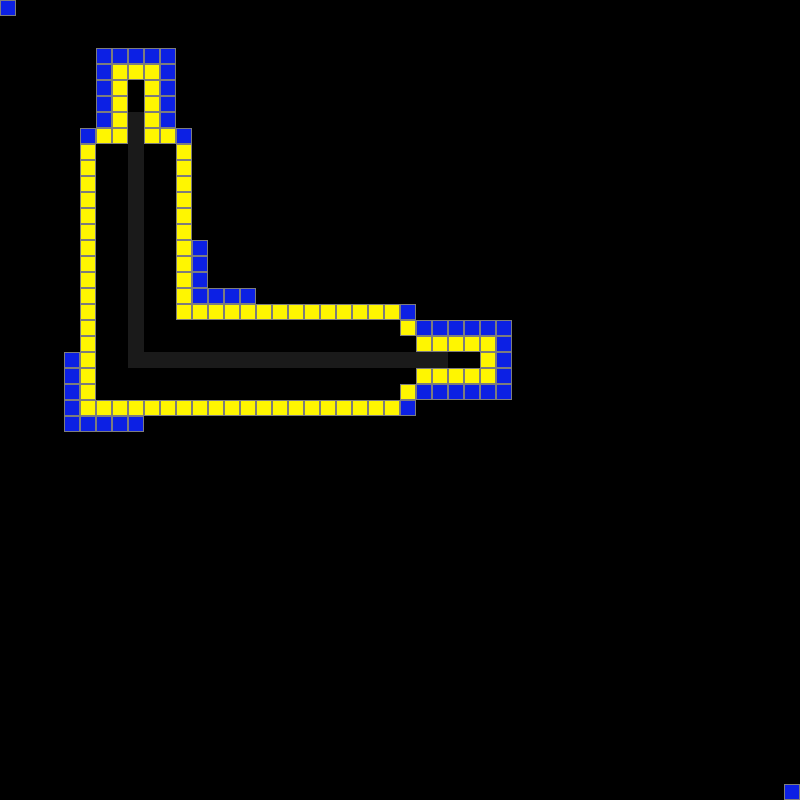

The image is a tile-based game level rendered from a .tmx file. Its description and source (layers, tilesets, objects; grid data summarised) follow:
An orthogonal 50x50 tile map with 16x16 px tiles, 1 tile layer (Tile Layer 1) and 1 object.

<map version="1.0" orientation="orthogonal" width="50" height="50" tilewidth="16" tileheight="16">
 <tileset firstgid="1" name="Simple" tilewidth="16" tileheight="16">
  <image source="simpleAtlas.png" width="128" height="128" />
 </tileset>
 <layer name="Tile Layer 1" width="50" height="50">
  <data>[2500 cells, 171 non-empty, 3 distinct tile ids]</data>
 </layer>
 <objectgroup name="Object Layer 1" width="50" height="50">
  <object x="440" y="359">
   <polyline points="0,0 -16,0 -32,0 -48,0 -64,0 -80,0 -96,0 -112,0 -128,0 -144,0 -160,0 -176,0 -192,0 -208,0 -224,0 -240,0 -256,0 -272,0 -288,0 -304,0 -304,-16 -304,-32 -304,-48 -304,-64 -304,-80 -304,-96 -304,-112 -304,-128 -304,-144 -304,-160 -304,-176 -304,-192 -304,-208 -304,-224 -304,-240 -304,-224 -304,-208 -304,-192 -304,-176 -304,-160 -304,-144 -304,-128 -304,-112 -304,-96 -304,-80 -304,-64 -304,-48 -304,-32 -304,-16 -304,0 -288,0 -272,0 -256,0 -240,0 -224,0 -208,0 -192,0 -176,0 -160,0 -144,0 -128,0 -112,0 -96,0 -80,0 -64,0 -48,0 -32,0 -16,0 0,0" />
  </object>
 </objectgroup>
</map>
